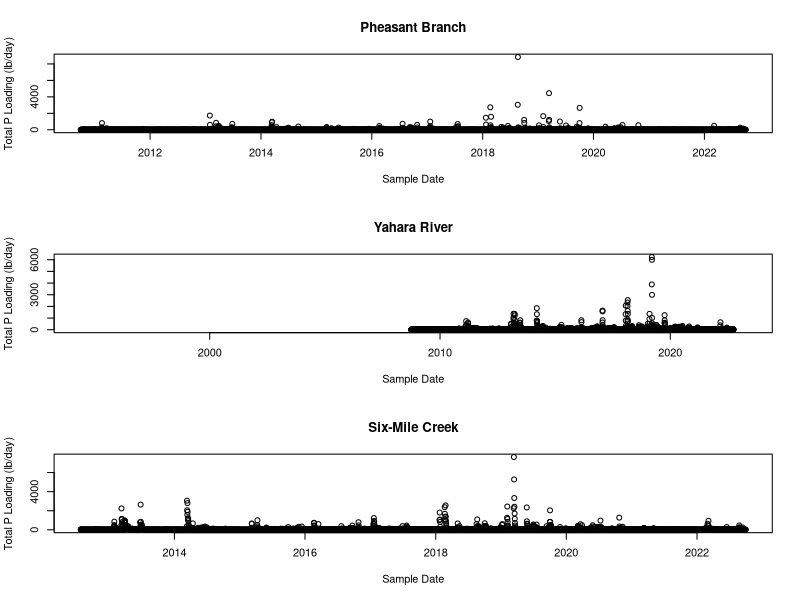
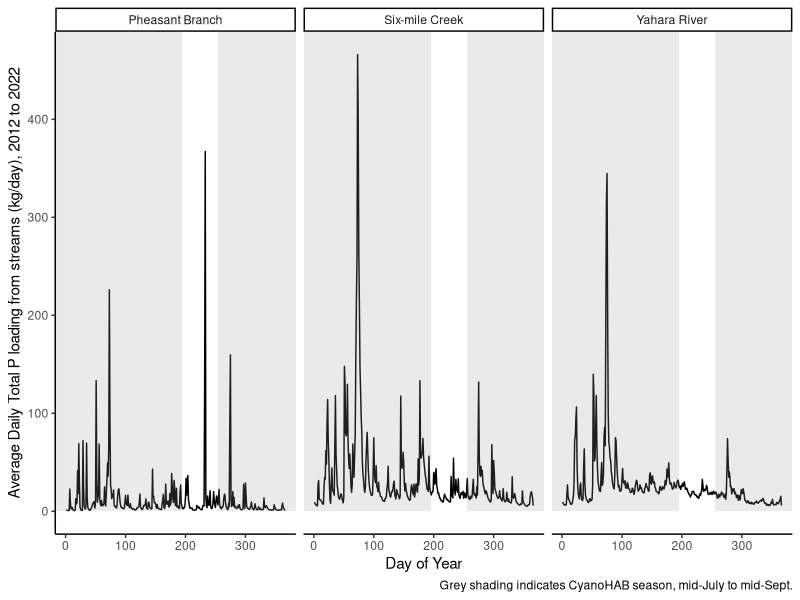

The R script that drew these images, in order: (Note: this script raises an error after producing the figures.)
## ---- chunk 1
library(dplyr) #needed for transforming data
library(lubridate) #needed for date conversion functions
library(ggplot2) #needed for plotting
## ---- chunk 2
PB_TotP_flow<- read.csv(file="Cleaned_data/Inflow_PheasantBranch_TotP.csv")
PB_TotP_flow<- PB_TotP_flow %>%
  mutate(sampledate=as.Date(sampledate, origin="1899-12-30", format="%m/%d/%Y"),
         Q_cfs=Qout_cfs, #make sure all column names same across data frames
         Qout_cfs=NULL)
YR_TotP_flow<- read.csv(file="Cleaned_data/YaharaRiver_TotP_combined.csv")
YR_TotP_flow<- YR_TotP_flow %>%
  mutate(sampledate=as.Date(sampledate, origin="1899-12-30", format="%m/%d/%Y"))
SMC_TotP_flow<- read.csv(file="Cleaned_data/Inflow_SixMileCreek_TotP.csv")
SMC_TotP_flow<- SMC_TotP_flow %>%
  mutate(sampledate=as.Date(sampledate, origin="1899-12-30", format="%m/%d/%Y"))

PB_DisP_flow<- read.csv(file="Cleaned_data/Inflow_PheasantBranch_SRP.csv")
PB_DisP_flow<- PB_DisP_flow %>%
  mutate(sampledate=as.Date(sampledate, origin="1899-12-30", format="%m/%d/%Y"))
YR_DisP_flow<- read.csv(file="Cleaned_data/YaharaRiver_DissP_combined.csv")
YR_DisP_flow<- YR_DisP_flow %>%
  mutate(sampledate=as.Date(sampledate, origin="1899-12-30", format="%m/%d/%Y"))
SMC_DisP_flow<- read.csv(file="Cleaned_data/Inflow_SixMileCreek_SRP.csv")
SMC_DisP_flow<- SMC_DisP_flow %>%
  mutate(sampledate=as.Date(sampledate, origin="1899-12-30", format="%m/%d/%Y"))
## ---- chunk 3
PB_TotP_flow <- PB_TotP_flow %>%
  mutate(Inflow="Pheasant Branch") #add column with name of inflow
YR_TotP_flow <- YR_TotP_flow %>%
  mutate(Inflow="Yahara River") #add column with name of inflow
SMC_TotP_flow <- SMC_TotP_flow %>%
  mutate(Inflow="Six-mile Creek") #add column with name of inflow

Inflows<- merge(PB_TotP_flow, YR_TotP_flow, #merge two data frames
                all=TRUE) #keep all records for both data frames
Inflows<- merge(Inflows, SMC_TotP_flow, #merge two data frames
                all=TRUE) #keep all records for both data frames                
## ---- chunk 4
layout(matrix(c(1,2,3),3,1)) # optional 3 graphs/page
plot(PB_TotP_flow$sampledate, PB_TotP_flow$TotP_lbday, 
     xlab = "Sample Date", ylab = "Total P Loading (lb/day)", main = "Pheasant Branch")
plot(YR_TotP_flow$sampledate, YR_TotP_flow$TotP_lbday, 
     xlab = "Sample Date", ylab = "Total P Loading (lb/day)", main = "Yahara River")
plot(SMC_TotP_flow$sampledate, SMC_TotP_flow$TotP_lbday, 
     xlab = "Sample Date", ylab = "Total P Loading (lb/day)", main = "Six-Mile Creek")
par(mfrow=c(1,1))#returns graphing viewer to 1 plot per page
## ---- chunk 5
lb_kg = 1/2.20462 #conversion factor from pound to kg
Inflows_totP <- Inflows %>%
  mutate(Yr=as.integer(format(sampledate, "%Y")), #add column with year
         daynum=as.integer(format(sampledate, "%j"))) %>% #add column with day number
  filter(Yr >= 2012 & Yr <=2022) %>%  #filter data to include only the past decade
  group_by(daynum, Inflow) %>% #for each inflow on each day
  summarize(TotP_kgday_avg=mean(TotP_lbday*lb_kg, #calculate mean total P (in kg/day)
                                na.rm=TRUE)) #average the total P (lb/day) across the years

ggplot(data=Inflows_totP, 
       aes(x=daynum, 
           y=TotP_kgday_avg)) +
  geom_line()+
  facet_wrap(~Inflow) +
  theme_classic()+
  labs(y="Average Daily Total P loading from streams (kg/day), 2012 to 2022",
       x="Day of Year",
      caption="Grey shading indicates CyanoHAB season, mid-July to mid-Sept.") +
  ylim(c(0, max(Inflows$TotP_lbday))) +
  annotate('rect', fill='gray60', alpha=.2, #creates a shadow box 
           xmin=-Inf, xmax=195, ymin=0, ymax=Inf) +#shadow box highlights CyanoHAB season
  annotate('rect', fill='gray60', alpha=.2, #creates a shadow box 
           xmin=255, xmax=Inf, ymin=0, ymax=Inf)  #shadow box highlights CyanoHAB season
## ---- chunk 6
Inflows_totP %>%
  group_by(Inflow) %>%
  summarise(mean=mean(TotP_kgday_avg, na.rm=TRUE),
            min=min(TotP_kgday_avg, na.rm=TRUE),
            max=max(TotP_kgday_avg, na.rm=TRUE))
## ---- chunk 7
Inflows_sumP<- Inflows %>%
  group_by(sampledate) %>% #for each sample date...
  summarize(TotP_kgday_sum=sum(TotP_lbday*lb_kg)) %>% #sum the total P loads for all three inflows
  filter(!is.na(TotP_kgday_sum)) %>% #remove NAs 
  filter(TotP_kgday_sum>=0) #remove any negative values
write.csv(Inflows_sumP, file="Cleaned_data/Mendota_P_inflows.csv") #save as new data file
## ---- chunk 8
Inflows_sumP<- read.csv(file="Cleaned_data/Mendota_P_inflows.csv")
Inflows_sumP <- Inflows_sumP %>%
  mutate(Yr=year(sampledate),#create column with year
         sampledate=NULL) %>% #remove extra column
  filter(Yr >= 2012 & Yr <=2022) %>% #filter data to include only the past decade
  mutate(X=NULL) #remove index column

Inflows_sumP_yr<- Inflows_sumP %>%
  group_by(Yr) %>% #group all records by year
  summarise(sum_TP_kg=sum(TotP_kgday_sum)) #calculate the total P load 

ggplot(Inflows_sumP_yr, aes(x=as.factor(Yr), y=sum_TP_kg)) +
  geom_col() +
  theme_classic() +
  labs(x="Year", y="Total P loading from three inflows (kg)") 
